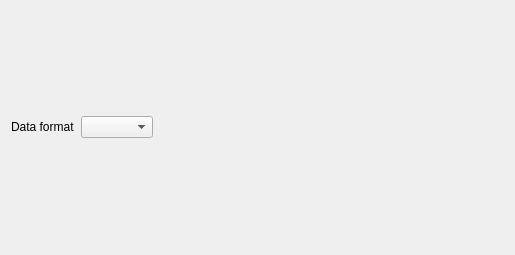
<?xml version="1.0" encoding="UTF-8"?>
<ui version="4.0">
 <class>BarSettings</class>
 <widget class="QWidget" name="BarSettings">
  <property name="geometry">
   <rect>
    <x>0</x>
    <y>0</y>
    <width>515</width>
    <height>255</height>
   </rect>
  </property>
  <property name="windowTitle">
   <string notr="true">Form</string>
  </property>
  <layout class="QGridLayout" name="gridLayout">
   <item row="0" column="1">
    <widget class="QComboBox" name="comboBoxDataFormat"/>
   </item>
   <item row="0" column="0">
    <widget class="QLabel" name="label">
     <property name="text">
      <string>Data format</string>
     </property>
    </widget>
   </item>
   <item row="0" column="2">
    <widget class="QLabel" name="label_2">
     <property name="sizePolicy">
      <sizepolicy hsizetype="Expanding" vsizetype="Preferred">
       <horstretch>0</horstretch>
       <verstretch>0</verstretch>
      </sizepolicy>
     </property>
     <property name="text">
      <string notr="true"/>
     </property>
    </widget>
   </item>
   <item row="1" column="0" colspan="3">
    <layout class="QGridLayout" name="gridLayoutTable"/>
   </item>
  </layout>
 </widget>
 <resources/>
 <connections/>
</ui>
